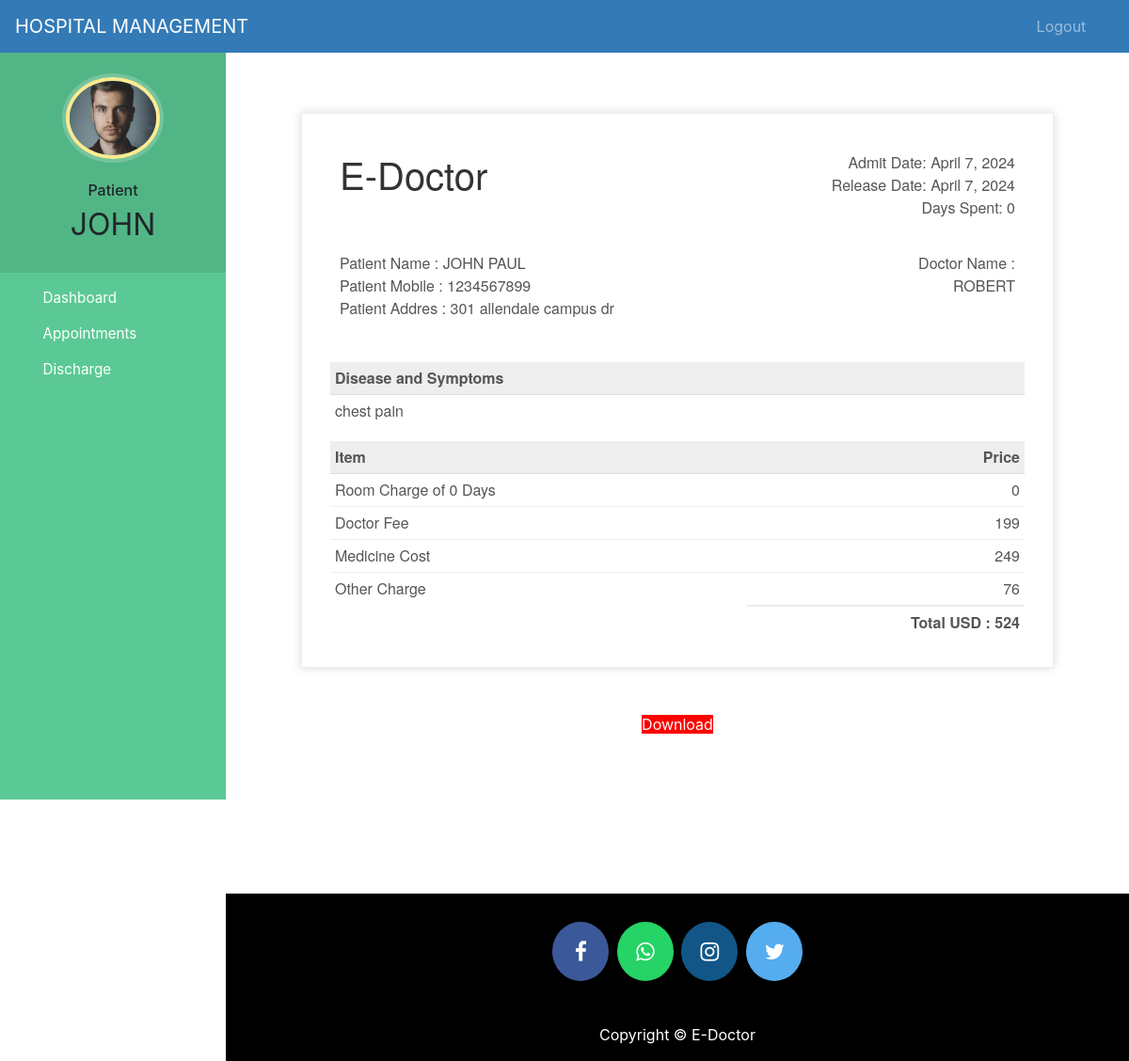
Screenshot of /patient-discharge (signed in) with the database file from the repository.
### hospital/models.py (models this page shows, shortened)
class Patient(models.Model):
    user=models.OneToOneField(User,on_delete=models.CASCADE)
    profile_pic= models.ImageField(upload_to='profile_pic/PatientProfilePic/',null=True,blank=True)
    address = models.CharField(max_length=40)
    mobile = models.CharField(max_length=40,null=False)
    symptoms = models.CharField(max_length=100,null=False)
    assignedDoctorId = models.PositiveIntegerField(null=False)
    admitDate=models.DateField(auto_now=True)
    status=models.BooleanField(default=False)
    @property
    def get_name(self):
        return self.user.first_name+" "+self.user.last_name
    def __str__(self):
        return self.user.first_name+" ("+self.symptoms+")"

class PatientDischargeDetails(models.Model):
    patientId=models.PositiveIntegerField(null=False)
    patientName=models.CharField(max_length=40)
    assignedDoctorName=models.CharField(max_length=40)
    address = models.CharField(max_length=40)
    mobile = models.CharField(max_length=40,null=True)
    symptoms = models.CharField(max_length=100,null=True)
    admitDate=models.DateField(null=False)
    releaseDate=models.DateField(null=False)
    daySpent=models.PositiveIntegerField(null=False)
    roomCharge=models.PositiveIntegerField(null=False)
    medicineCost=models.PositiveIntegerField(null=False)
    doctorFee=models.PositiveIntegerField(null=False)
    OtherCharge=models.PositiveIntegerField(null=False)
    total=models.PositiveIntegerField(null=False)

### hospital/views.py (the view)
# urls.py: path('patient-discharge', views.patient_discharge_view,name='patient-discharge'),
@login_required(login_url='patientlogin')
@user_passes_test(is_patient)
def patient_discharge_view(request):
    patient=models.Patient.objects.get(user_id=request.user.id) #for profile picture of patient in sidebar
    dischargeDetails=models.PatientDischargeDetails.objects.all().filter(patientId=patient.id).order_by('-id')[:1]
    patientDict=None
    if dischargeDetails:
        patientDict ={
        'is_discharged':True,
        'patient':patient,
        'patientId':patient.id,
        'patientName':patient.get_name,
        'assignedDoctorName':dischargeDetails[0].assignedDoctorName,
        'address':patient.address,
        'mobile':patient.mobile,
        'symptoms':patient.symptoms,
        'admitDate':patient.admitDate,
        'releaseDate':dischargeDetails[0].releaseDate,
        'daySpent':dischargeDetails[0].daySpent,
        'medicineCost':dischargeDetails[0].medicineCost,
        'roomCharge':dischargeDetails[0].roomCharge,
        'doctorFee':dischargeDetails[0].doctorFee,
        'OtherCharge':dischargeDetails[0].OtherCharge,
        'total':dischargeDetails[0].total,
        }
        print(patientDict)
    else:
        patientDict={
            'is_discharged':False,
            'patient':patient,
            'patientId':request.user.id,
        }
    return render(request,'hospital/patient_discharge.html',context=patientDict)

### hospital/views.py (called while the page is built)
def is_patient(user):
    return user.groups.filter(name='PATIENT').exists()

### templates/hospital/patient_discharge.html (shortened to what this page needs)
{% extends 'hospital/patient_base.html' %}
{% load static %}
{% block content %}
<head>
</head>
<br><br><br>
{%if is_discharged%}
<div class="invoice-box">
  <table cellpadding="0" cellspacing="0">
    <tr class="top">
      <td colspan="2">
        <table>
          <tr>
            <td class="title">
              <h1>E-Doctor</h1>
            </td>
            <td>
              Admit Date: {{admitDate}}<br>
              Release Date: {{releaseDate}}<br>
              Days Spent: {{daySpent}}
            </td>
          </tr>
        </table>
      </td>
    </tr>
    <tr class="information">
      <td colspan="2">
        <table>
          <tr>
            <td>
              Patient Name : {{patientName}}<br>
              Patient Mobile : {{mobile}}<br>
              Patient Addres : {{address}}<br>
            </td>
            <td>
              Doctor Name :<br>
              {{assignedDoctorName}}<br>
            </td>
          </tr>
        </table>
      </td>
    </tr>
    <tr class="heading">
      <td>
        Disease and Symptoms
      </td>
      <td>
      </td>
    </tr>
    <tr class="details">
      <td>
        {{symptoms}}
      </td>
    </tr>
    <tr class="heading">
      <td>
        Item
      </td>
      <td>
        Price
      </td>
    </tr>
    <tr class="item">
      <td>
        Room Charge of {{daySpent}} Days
      </td>
      <td>
        {{roomCharge}}
      </td>
    </tr>
    <tr class="item">
      <td>
        Doctor Fee
      </td>
      <td>
        {{doctorFee}}
      </td>
    </tr>
    <tr class="item">
      <td>
        Medicine Cost
      </td>
      <td>
        {{medicineCost}}
      </td>
    </tr>
    <tr class="item last">
      <td>
        Other Charge
      </td>
      <td>
        {{OtherCharge}}
      </td>
    </tr>
    <tr class="total">
      <td></td>
      <td>
        Total USD : {{total}}
      </td>
    </tr>
  </table>
</div>
<br><br>
<div class="download">
  <a style="background:red; width:500px;" href="{% url 'download-pdf' patientId  %}">Download</a>
</div>
{%else%}
<h5 style="text-align:center;">You Are Not Discharged By Hospital !</h5>
<h5 style="text-align:center;">Your Treatment Is Going On !</h5><br><br>
<h6 style="text-align:center;">When You Will Be Discahrged. You Can Download Invoice.</h6>
{%endif%}
{% endblock content %}

### templates/hospital/patient_base.html (shortened to what this page needs)
<!DOCTYPE html>
{% load static %}
<html lang="en">
<head>
  <link rel="stylesheet" href="https://stackpath.bootstrapcdn.com/bootstrap/4.3.1/css/bootstrap.min.css">
  <link rel="stylesheet" href="https://maxcdn.bootstrapcdn.com/font-awesome/4.7.0/css/font-awesome.min.css">
  <link rel="stylesheet" href="{% static '/style.css' %}">
</head>
<body>
  <nav class="menu" tabindex="0">
    <header class="avatar">
      <img src="{% static patient.profile_pic.url %}" alt="Profile Pic" />
      <br><br>
      <h6>Patient</h6>
      <h2>{{request.user.first_name}}</h2>
    </header>
    <ul>
      <li tabindex="0" class="icon-dashboard"> <a style="color:white; text-decoration:none;" href="/patient-dashboard"><span>Dashboard</span></a> </li>
      <li tabindex="0" class="icon-calendar"> <a style="color:white; text-decoration:none;" href="/patient-appointment"><span>Appointments</span></a></li>
      <li tabindex="0" class="icon-users"> <a style="color:white; text-decoration:none;" href="/patient-discharge"><span>Discharge</span></a></li>
    </ul>
  </nav>
  <main>
    <div class="bs-example">
      <nav class="navbar navbar-expand-md  navbar-dark fixed-top" style="background:#337AB7;">
        <a href="#" class="navbar-brand">HOSPITAL MANAGEMENT</a>
        <div class="collapse navbar-collapse justify-content-between" id="navbarCollapse">
          <div class="navbar-nav" style=" margin-left: 90%;">
            <a href="/logout" class="nav-item nav-link">Logout</a>
          </div>
        </div>
      </nav>
    </div>
    <br><br>
    {% block content %}
    {% endblock content %}
    <br><br><br><br><br><br><br>
    <footer>
      <p>
        <a id="ftr" href="#" class="fa fa-facebook"></a>
        <a id="ftr" href="#" class="fa fa-whatsapp"></a>
        <a id="ftr" href="#" class="fa fa-instagram"></a>
        <a id="ftr" href="#" class="fa fa-twitter"></a>
      </p>
      <br>
      <div class="container">
        <div class="row">
          <div class="col-md-12 col-sm-12">
            <div style="color:#ffffff;" class="wow fadeInUp footer-copyright">
              <p>Copyright &copy; E-Doctor </p>
            </div>
          </div>
        </div>
      </div>
    </footer>
  </main>
</body>
</html>

### static/style.css (style rules this page uses)
body { padding-left: 240px; }
main { position: relative; height: 100vh; }
.menu { background: #5bc995; height: 100vh; width: 240px; position: fixed; top: 0px; left: 0; z-index: 5; outline: none; }
.menu .avatar { background: rgba(0, 0, 0, 0.1); padding: 2em 0.5em; text-align: center; }
.menu .avatar img { width: 100px; border-radius: 50%; overflow: hidden; border: 4px solid #ffea92; box-shadow: 0 0 0 4px rgba(255, 255, 255, 0.2); }
.menu .avatar h2 { font-weight: normal; margin-bottom: 0; }
.menu ul { list-style: none; padding: 0.5em 0; margin: 0; }
.menu ul li { padding: 0.5em 1em 0.5em 3em; font-size: 0.95em; font-weight: regular; background-repeat: no-repeat; background-position: left 15px center; background-size: auto 20px; transition: all 0.15s linear; cursor: pointer; }
.menu ul li.icon-dashboard { background-image: url("http://www.entypo.com/images//gauge.svg"); }
.menu ul li.icon-users { background-image: url("http://www.entypo.com/images//users.svg"); }
.menu ul li.icon-calendar { background-image: url("http://www.entypo.com/images//calendar.svg"); }

### templates/hospital/patient_base.html (style rules this page uses)
a:link { text-decoration: none; }
a { color: white; }
footer { padding: 0px 0px 0px 0px; background-color: black; margin: 0px; }
#ftr { padding: 20px; }
.fa { font-size: 23px; width: 60px; text-align: center; text-decoration: none; margin: 5px 2px; border-radius: 50%; }
.fa-facebook { background: #3B5998; color: white; margin-top: 30px; }
.fa-whatsapp { background: #25d366; color: white; }
.fa-twitter { background: #55ACEE; color: white; }
.fa-instagram { background: #125688; color: white; }
p { text-align: center; }

### templates/hospital/patient_discharge.html (style rules this page uses)
.invoice-box { max-width: 800px; margin: auto; padding: 30px; border: 1px solid #eee; box-shadow: 0 0 10px rgba(0, 0, 0, .15); font-size: 16px; line-height: 24px; font-family: 'Helvetica Neue', 'Helvetica', Helvetica, Arial, sans-serif; color: #555; }
.invoice-box table { width: 100%; line-height: inherit; text-align: left; }
.invoice-box table td { padding: 5px; vertical-align: top; }
.invoice-box table tr td:nth-child(2) { text-align: right; }
.invoice-box table tr.top table td { padding-bottom: 20px; }
.invoice-box table tr.top table td.title { font-size: 45px; line-height: 45px; color: #333; }
.invoice-box table tr.information table td { padding-bottom: 40px; }
.invoice-box table tr.heading td { background: #eee; border-bottom: 1px solid #ddd; font-weight: bold; }
.invoice-box table tr.details td { padding-bottom: 20px; }
.invoice-box table tr.item td { border-bottom: 1px solid #eee; }
.invoice-box table tr.item.last td { border-bottom: none; }
.invoice-box table tr.total td:nth-child(2) { border-top: 2px solid #eee; font-weight: bold; }
.menu { top: 50px; }
.download { text-align: center; display: block; }

### rows the page displays
Patient: profile_pic (picture), admitDate "April 7, 2024", mobile "1234567899", address "301 allendale campus dr", symptoms "chest pain"
PatientDischargeDetails: releaseDate "April 7, 2024", patientName "JOHN PAUL", assignedDoctorName "ROBERT"

### other values shown
{{ request.user.first_name }} "JOHN"
{{ daySpent }} "0"
{{ roomCharge }} "0"
{{ doctorFee }} "199"
{{ medicineCost }} "249"
{{ OtherCharge }} "76"
{{ total }} "524"
